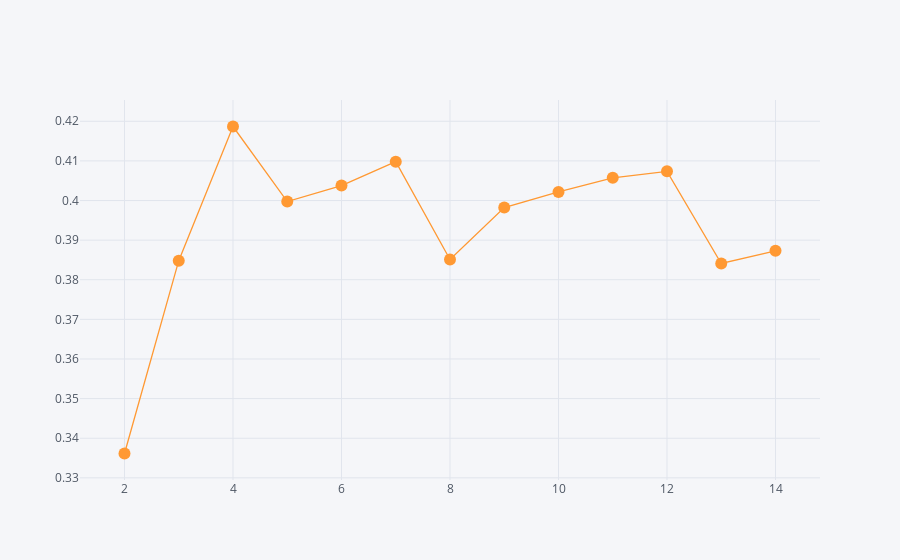

Notebook code for this chart:
### Code cell
df_cl[["slc"]].iplot(mode="markers+lines")

### Figure 1 — Plotly figure (JSON) as saved in the notebook; plotly's stock layout.template omitted (floating-point values rounded to 4 significant figures)
{"data": [{"line": {"color": "rgba(255, 153, 51, 1.0)", "dash": "solid", "shape": "linear", "width": 1.3}, "marker": {"size": 12, "symbol": "circle"}, "mode": "markers+lines", "name": "slc", "text": "", "x": [2, 3, 4, 5, 6, 7, 8, 9, 10, 11, 12, 13, 14], "y": [0.3361, 0.3848, 0.4187, 0.3997, 0.4038, 0.4098, 0.3851, 0.3982, 0.4022, 0.4057, 0.4074, 0.3841, 0.3873], "type": "scatter"}], "layout": {"legend": {"bgcolor": "#F5F6F9", "font": {"color": "#4D5663"}}, "paper_bgcolor": "#F5F6F9", "plot_bgcolor": "#F5F6F9", "title": {"font": {"color": "#4D5663"}}, "xaxis": {"gridcolor": "#E1E5ED", "showgrid": true, "tickfont": {"color": "#4D5663"}, "title": {"font": {"color": "#4D5663"}, "text": ""}, "zerolinecolor": "#E1E5ED"}, "yaxis": {"gridcolor": "#E1E5ED", "showgrid": true, "tickfont": {"color": "#4D5663"}, "title": {"font": {"color": "#4D5663"}, "text": ""}, "zerolinecolor": "#E1E5ED"}}}
